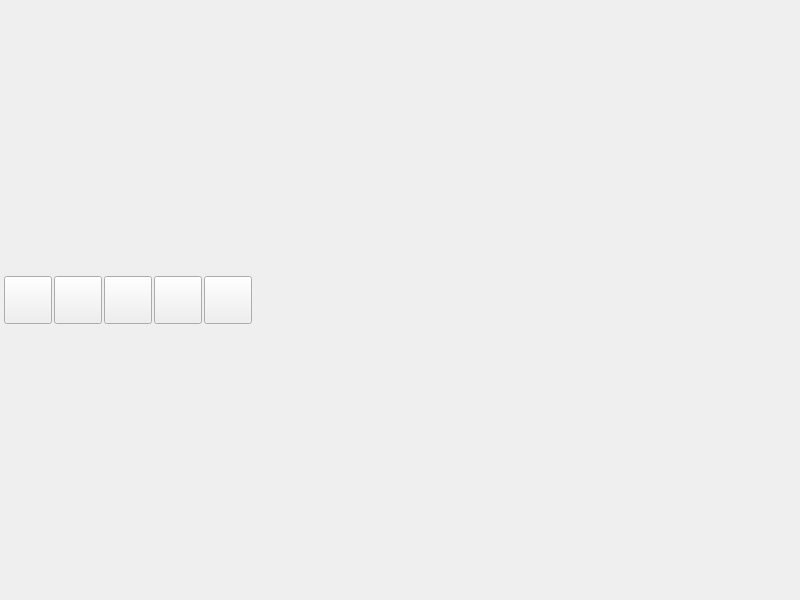
<?xml version="1.0" encoding="UTF-8"?>
<ui version="4.0">
 <class>MainWindow</class>
 <widget class="QMainWindow" name="MainWindow">
  <property name="geometry">
   <rect>
    <x>0</x>
    <y>0</y>
    <width>800</width>
    <height>600</height>
   </rect>
  </property>
  <property name="windowTitle">
   <string>Проверка onnx из yolo</string>
  </property>
  <property name="windowIcon">
   <iconset resource="resources.qrc">
    <normaloff>:/images/main_icon.png</normaloff>:/images/main_icon.png</iconset>
  </property>
  <widget class="QWidget" name="centralwidget">
   <layout class="QVBoxLayout" name="verticalLayout">
    <property name="leftMargin">
     <number>2</number>
    </property>
    <property name="topMargin">
     <number>2</number>
    </property>
    <property name="rightMargin">
     <number>2</number>
    </property>
    <property name="bottomMargin">
     <number>2</number>
    </property>
    <item>
     <widget class="QWidget" name="widget" native="true">
      <property name="minimumSize">
       <size>
        <width>0</width>
        <height>48</height>
       </size>
      </property>
      <property name="maximumSize">
       <size>
        <width>16777215</width>
        <height>48</height>
       </size>
      </property>
      <layout class="QHBoxLayout" name="horizontalLayout">
       <property name="spacing">
        <number>2</number>
       </property>
       <property name="leftMargin">
        <number>2</number>
       </property>
       <property name="topMargin">
        <number>0</number>
       </property>
       <property name="rightMargin">
        <number>0</number>
       </property>
       <property name="bottomMargin">
        <number>0</number>
       </property>
       <item>
        <widget class="QPushButton" name="openNeural">
         <property name="minimumSize">
          <size>
           <width>48</width>
           <height>48</height>
          </size>
         </property>
         <property name="maximumSize">
          <size>
           <width>48</width>
           <height>48</height>
          </size>
         </property>
         <property name="toolTip">
          <string>Загрузить нейросеть</string>
         </property>
         <property name="text">
          <string/>
         </property>
         <property name="icon">
          <iconset resource="resources.qrc">
           <normaloff>:/images/open_neural.png</normaloff>:/images/open_neural.png</iconset>
         </property>
         <property name="iconSize">
          <size>
           <width>40</width>
           <height>40</height>
          </size>
         </property>
        </widget>
       </item>
       <item>
        <widget class="QPushButton" name="openVideo">
         <property name="minimumSize">
          <size>
           <width>48</width>
           <height>48</height>
          </size>
         </property>
         <property name="maximumSize">
          <size>
           <width>48</width>
           <height>48</height>
          </size>
         </property>
         <property name="toolTip">
          <string>Открыть видео</string>
         </property>
         <property name="text">
          <string/>
         </property>
         <property name="icon">
          <iconset resource="resources.qrc">
           <normaloff>:/images/open_video.png</normaloff>:/images/open_video.png</iconset>
         </property>
         <property name="iconSize">
          <size>
           <width>40</width>
           <height>40</height>
          </size>
         </property>
        </widget>
       </item>
       <item>
        <widget class="QPushButton" name="play">
         <property name="minimumSize">
          <size>
           <width>48</width>
           <height>48</height>
          </size>
         </property>
         <property name="maximumSize">
          <size>
           <width>48</width>
           <height>48</height>
          </size>
         </property>
         <property name="toolTip">
          <string>Старт</string>
         </property>
         <property name="text">
          <string/>
         </property>
         <property name="icon">
          <iconset resource="resources.qrc">
           <normaloff>:/images/play.png</normaloff>:/images/play.png</iconset>
         </property>
         <property name="iconSize">
          <size>
           <width>40</width>
           <height>40</height>
          </size>
         </property>
        </widget>
       </item>
       <item>
        <widget class="QPushButton" name="stop">
         <property name="minimumSize">
          <size>
           <width>48</width>
           <height>48</height>
          </size>
         </property>
         <property name="maximumSize">
          <size>
           <width>48</width>
           <height>48</height>
          </size>
         </property>
         <property name="toolTip">
          <string>Стоп</string>
         </property>
         <property name="text">
          <string/>
         </property>
         <property name="icon">
          <iconset resource="resources.qrc">
           <normaloff>:/images/stop.png</normaloff>:/images/stop.png</iconset>
         </property>
         <property name="iconSize">
          <size>
           <width>40</width>
           <height>40</height>
          </size>
         </property>
        </widget>
       </item>
       <item>
        <widget class="QPushButton" name="setting">
         <property name="minimumSize">
          <size>
           <width>48</width>
           <height>48</height>
          </size>
         </property>
         <property name="maximumSize">
          <size>
           <width>48</width>
           <height>48</height>
          </size>
         </property>
         <property name="toolTip">
          <string>Настройки</string>
         </property>
         <property name="text">
          <string/>
         </property>
         <property name="icon">
          <iconset resource="resources.qrc">
           <normaloff>:/images/settings.png</normaloff>:/images/settings.png</iconset>
         </property>
         <property name="iconSize">
          <size>
           <width>40</width>
           <height>40</height>
          </size>
         </property>
        </widget>
       </item>
       <item>
        <spacer name="horizontalSpacer">
         <property name="orientation">
          <enum>Qt::Horizontal</enum>
         </property>
         <property name="sizeHint" stdset="0">
          <size>
           <width>541</width>
           <height>20</height>
          </size>
         </property>
        </spacer>
       </item>
      </layout>
     </widget>
    </item>
   </layout>
  </widget>
 </widget>
 <resources>
  <include location="resources.qrc"/>
 </resources>
 <connections/>
</ui>
